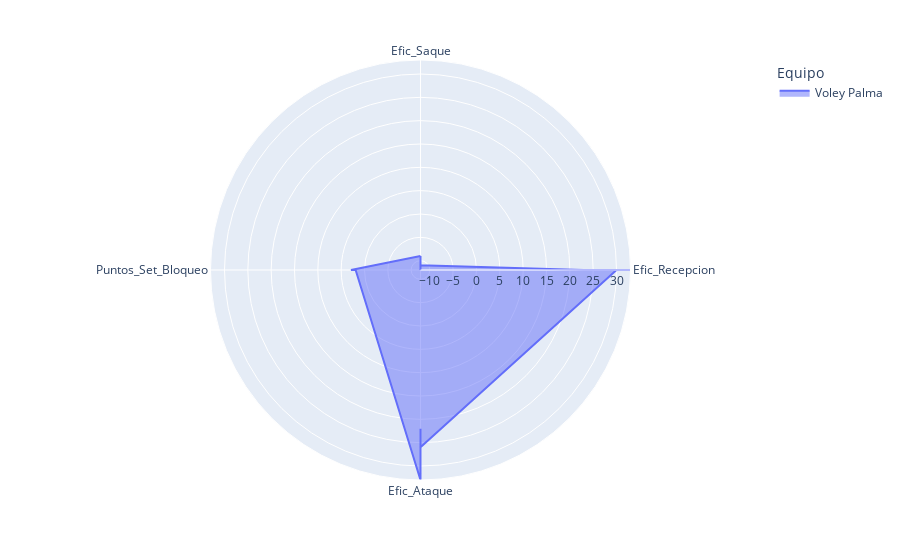

Here is the notebook cell this chart was saved with:
### Code cell
equipo = 'Voley Palma'

def araña():
    # Filtrar las filas donde 'Equipo' sea igual a 'Voley Palma'
    df_voley_palma = df[df['Equipo'] == equipo]

    # Aplicar melt al DataFrame filtrado
    df_melt = pd.melt(df_voley_palma, id_vars=['Equipo'], var_name='theta', value_name='r')

    fig=px.line_polar(df_melt,r='r', theta='theta', line_close=True, color='Equipo', line_group='Equipo')
    fig.update_traces(fill='toself')
    fig.show()

### Figure 1 — Plotly figure (JSON) as saved in the notebook; plotly's stock layout.template omitted (floating-point values rounded to 4 significant figures)
{"data": [{"fill": "toself", "hovertemplate": "Equipo=Voley Palma<br>r=%{r}<br>theta=%{theta}<extra></extra>", "legendgroup": "Voley Palma", "line": {"color": "#636efa", "dash": "solid"}, "marker": {"symbol": "circle"}, "mode": "lines", "name": "Voley Palma", "r": [-9, -12, -9, -10, -11, 23, 26, 31, 33, 30, 26, 22, 30, 31, 33, 1.9, 2, 1.8, 2.1, 2.9, -9], "showlegend": true, "subplot": "polar", "theta": ["Efic_Saque", "Efic_Saque", "Efic_Saque", "Efic_Saque", "Efic_Saque", "Efic_Recepcion", "Efic_Recepcion", "Efic_Recepcion", "Efic_Recepcion", "Efic_Recepcion", "Efic_Ataque", "Efic_Ataque", "Efic_Ataque", "Efic_Ataque", "Efic_Ataque", "Puntos_Set_Bloqueo", "Puntos_Set_Bloqueo", "Puntos_Set_Bloqueo", "Puntos_Set_Bloqueo", "Puntos_Set_Bloqueo", "Efic_Saque"], "type": "scatterpolar"}], "layout": {"legend": {"title": {"text": "Equipo"}, "tracegroupgap": 0}, "margin": {"t": 60}, "polar": {"angularaxis": {"direction": "clockwise", "rotation": 90}, "domain": {"x": [0, 1], "y": [0, 1]}}}}
